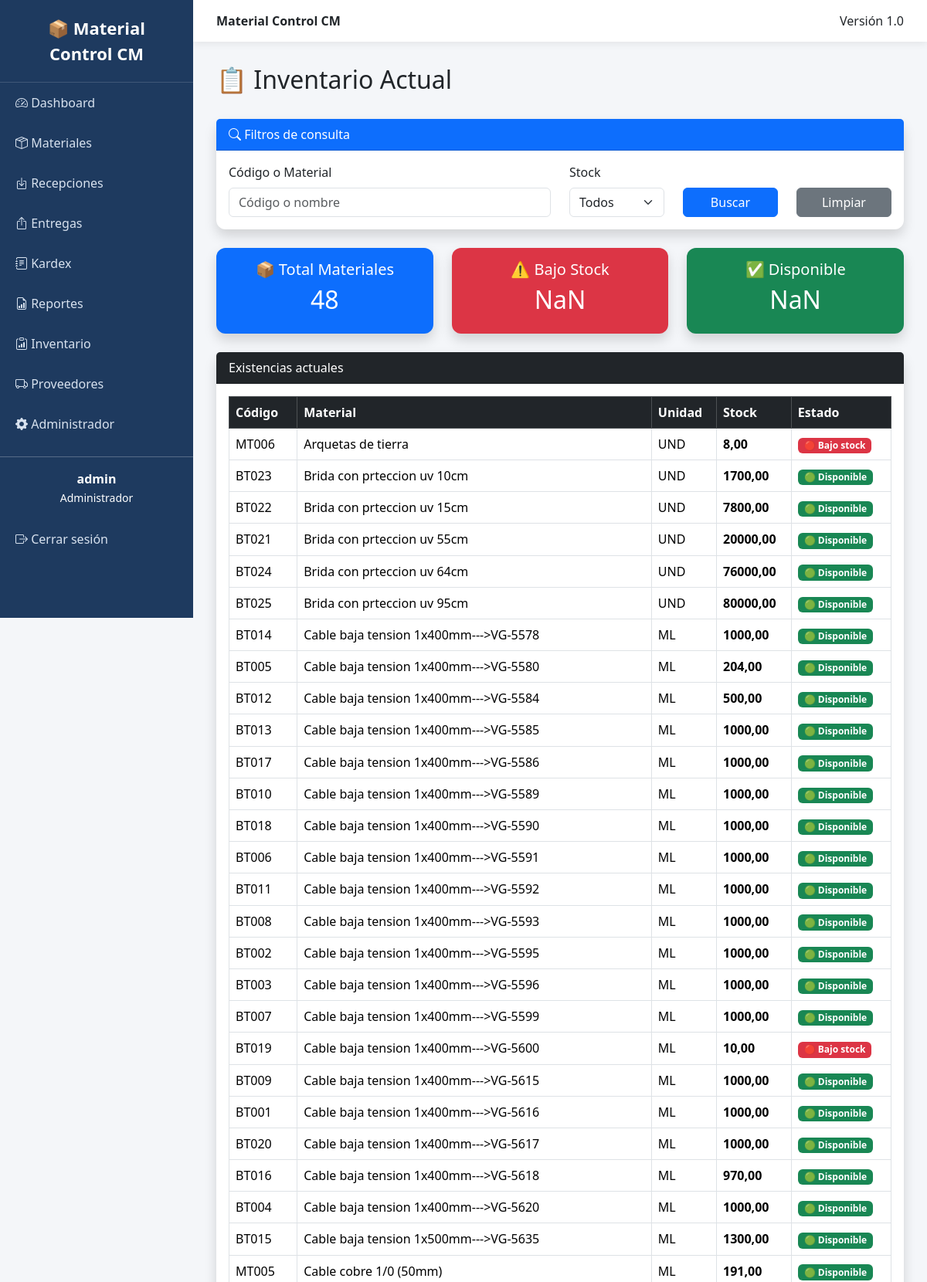
/recepciones/inventario/ (signed in, upper part), run on the app's committed database.
### materials/models.py (models this page shows, shortened)
class Material(models.Model):
    codigo = models.CharField(max_length=30, unique=True)
    nombre = models.CharField(max_length=200)
    unidad = models.CharField(max_length=20)
    stock = models.DecimalField(max_digits=12, decimal_places=2, default=0)
    activo = models.BooleanField(default=True)

### inventory/views.py (the view)
@consulta_required
def inventory_list(request):
    buscar = request.GET.get("buscar", "")
    estado = request.GET.get("estado", "")
    materiales = Material.objects.filter(activo=True)
    if buscar:
        materiales = materiales.filter(
            Q(codigo__icontains=buscar) |
            Q(nombre__icontains=buscar)
        )
    if estado == "con":
        materiales = materiales.filter(
            stock__gt=0
        )
    elif estado == "sin":
        materiales = materiales.filter(
            stock__lte=0
        )
    materiales = materiales.order_by(
        "nombre"
    )
    return render(
        request,
        "inventory/inventory.html",
        {
            "materiales": materiales,
            "buscar": buscar,
            "estado": estado,
        }
    )

### templates/inventory/inventory.html (shortened to what this page needs)
{% extends "base.html" %}
{% block content %}
<div class="d-flex justify-content-between align-items-center mb-4">
    <h2>
        📋 Inventario Actual
    </h2>
</div>
<div class="card shadow mb-4">
    <div class="card-header bg-primary text-white">
        <i class="bi bi-search"></i>
        Filtros de consulta
    </div>
    <div class="card-body">
        <form method="get">
            <div class="row">
                <div class="col-md-6">
                    <label class="form-label">
                        Código o Material
                    </label>
                    <input
                        type="text"
                        name="buscar"
                        class="form-control"
                        value="{{ buscar }}"
                        placeholder="Código o nombre">
                </div>
                <div class="col-md-2">
                    <label class="form-label">
                        Stock
                    </label>
                    <select
                        class="form-select"
                        name="estado">
                        <option value=""
                            {% if estado == "" %}selected{% endif %}>
                            Todos
                        </option>
                    </select>
                </div>
                <div class="col-md-2 d-grid">
                    <label class="form-label">&nbsp;</label>
                    <button
                        class="btn btn-primary">
                        Buscar
                    </button>
                </div>
                <div class="col-md-2 d-grid">
                    <label class="form-label">&nbsp;</label>
                    <a href="{% url 'inventory_list' %}"
                       class="btn btn-secondary">
                        Limpiar
                    </a>
                </div>
            </div>
        </form>
    </div>
</div>
<div class="row mb-4">
    <div class="col-md-4">
        <div class="card shadow bg-primary text-white">
            <div class="card-body text-center">
                <h5>
                    📦 Total Materiales
                </h5>
                <h2>
                    {{ materiales|length }}
                </h2>
            </div>
        </div>
    </div>
    <div class="col-md-4">
        <div class="card shadow bg-danger text-white">
            <div class="card-body text-center">
                <h5>
                    ⚠️ Bajo Stock
                </h5>
                <h2 id="bajoStock">
                </h2>
            </div>
        </div>
    </div>
    <div class="col-md-4">
        <div class="card shadow bg-success text-white">
            <div class="card-body text-center">
                <h5>
                    ✅ Disponible
                </h5>
                <h2 id="disponibles">
                </h2>
            </div>
        </div>
    </div>
</div>
<div class="card shadow">
<div class="card-header bg-dark text-white">
    Existencias actuales
</div>
<div class="card-body">
<table class="table table-bordered table-hover">
<thead class="table-dark">
<tr>
<th>Código</th>
<th>Material</th>
<th>Unidad</th>
<th>Stock</th>
<th>Estado</th>
</tr>
</thead>
<tbody>
{% for material in materiales %}
<tr>
<td>
{{ material.codigo }}
</td>
<td>
{{ material.nombre }}
</td>
<td>
{{ material.unidad }}
</td>
<td>
<strong>
{{ material.stock }}
</strong>
</td>
<td>
{% if material.stock <= 10 %}
<span class="badge bg-danger">
🔴 Bajo stock
</span>
{% else %}
<span class="badge bg-success">
🟢 Disponible
</span>
{% endif %}
</td>
</tr>
{% endfor %}
</tbody>
</table>
</div>
</div>
{% endblock %}

### templates/base.html (shortened to what this page needs)
{% load static %}
<!DOCTYPE html>
<html lang="es">
<head>
    <link href="https://cdn.jsdelivr.net/npm/bootstrap@5.3.7/dist/css/bootstrap.min.css" rel="stylesheet">
    <link rel="stylesheet"
          href="https://cdn.jsdelivr.net/npm/bootstrap-icons@1.11.3/font/bootstrap-icons.min.css">
    <link href="https://cdn.jsdelivr.net/npm/select2@4.1.0-rc.0/dist/css/select2.min.css" rel="stylesheet">
</head>
<body>
    <div class="sidebar">
    <div class="logo">
        📦 Material Control CM
    </div>
    <a href="/">
        <i class="bi bi-speedometer2"></i>
        Dashboard
    </a>
    {% if user.groups.all.0.name == "Administrador" or user.groups.all.0.name == "Almacenista" or user.groups.all.0.name == "Gerencia" or user.groups.all.0.name == "Consulta" %}
    <a href="/materials/">
        <i class="bi bi-box-seam"></i>
        Materiales
    </a>
    {% endif %}
    {% if user.groups.all.0.name == "Administrador" or user.groups.all.0.name == "Almacenista" or user.groups.all.0.name == "Gerencia" or user.groups.all.0.name == "Consulta" %}
    <a href="/recepciones/">
        <i class="bi bi-box-arrow-in-down"></i>
        Recepciones
    </a>
    {% endif %}
    {% if user.groups.all.0.name == "Administrador" or user.groups.all.0.name == "Almacenista" or user.groups.all.0.name == "Gerencia" or user.groups.all.0.name == "Consulta" %}
    <a href="/entregas/">
        <i class="bi bi-box-arrow-up"></i>
        Entregas
    </a>
    {% endif %}
    <a href="{% url 'kardex_list' %}">
        <i class="bi bi-journal-text"></i>
        Kardex
    </a>
    {% if user.groups.all.0.name == "Administrador" or user.groups.all.0.name == "Gerencia" %}
    <a href="{% url 'report_home' %}">
        <i class="bi bi-file-earmark-bar-graph"></i>
        Reportes
    </a>
    {% endif %}
    {% if user.groups.all.0.name == "Administrador" or user.groups.all.0.name == "Almacenista" or user.groups.all.0.name == "Gerencia" or user.groups.all.0.name == "Consulta" %}
    <a href="{% url 'inventory_list' %}">
        <i class="bi bi-clipboard-data"></i>
        Inventario
    </a>
    {% endif %}
    <a href="{% url 'supplier_list' %}">
        <i class="bi bi-truck"></i>
        Proveedores
    </a>
    {% if user.is_superuser %}
    <a href="{% url 'admin:index' %}">
        <i class="bi bi-gear-fill"></i>
        Administrador
    </a>
    {% endif %}
    <hr class="text-white">
    <div class="text-center text-white mb-3">
        <strong>{{ user.username }}</strong><br>
        <small>{{ user.groups.all.0.name }}</small>
    </div>
    <form method="post" action="{% url 'logout' %}" style="margin:0;">
        <button type="submit" class="logout-btn">
            <i class="bi bi-box-arrow-right"></i>
            Cerrar sesión
        </button>
    </form>
</div>
<div class="content">
    <div class="topbar d-flex justify-content-between">
        <div>
            <strong>Material Control CM</strong>
        </div>
        <div>
            Versión 1.0
        </div>
    </div>
    <div class="page">
        {% block content %}
        {% endblock %}
    </div>
</div>
</body>
</html>

### templates/base.html (style rules this page uses)
body { overflow-x:hidden; background:#f4f6f9; }
.sidebar { width:250px; min-height:100vh; background:#1e3a5f; position:fixed; left:0; top:0; }
.sidebar .logo { padding:20px; color:white; font-size:22px; font-weight:bold; text-align:center; border-bottom:1px solid rgba(255,255,255,.15); }
.sidebar a { color:#d8e2ef; text-decoration:none; display:block; padding:14px 20px; transition:.2s; }
.logout-btn { width:100%; border:none; background:none; color:#d8e2ef; text-align:left; padding:14px 20px; cursor:pointer; transition:.2s; }
.content { margin-left:250px; min-height:100vh; }
.topbar { background:white; padding:15px 30px; box-shadow:0 2px 10px rgba(0,0,0,.08); }
.page { padding:30px; }
.card { border:none; border-radius:12px; }

### data on the page
Material: codigo "MT006", nombre "Arquetas de tierra", unidad "UND", stock "8,00", shows "🔴 Bajo stock"
Material: codigo "BT023", nombre "Brida con prteccion uv 10cm", unidad "UND", stock "1700,00", shows "🟢 Disponible"
Material: codigo "BT022", nombre "Brida con prteccion uv 15cm", unidad "UND", stock "7800,00", shows "🟢 Disponible"
Material: codigo "BT021", nombre "Brida con prteccion uv 55cm", unidad "UND", stock "20000,00", shows "🟢 Disponible"
Material: codigo "BT024", nombre "Brida con prteccion uv 64cm", unidad "UND", stock "76000,00", shows "🟢 Disponible"
Material: codigo "BT025", nombre "Brida con prteccion uv 95cm", unidad "UND", stock "80000,00", shows "🟢 Disponible"
Material: codigo "BT014", nombre "Cable baja tension 1x400mm--->VG-5578", unidad "ML", stock "1000,00", shows "🟢 Disponible"
Material: codigo "BT005", nombre "Cable baja tension 1x400mm--->VG-5580", unidad "ML", stock "204,00", shows "🟢 Disponible"
Material: codigo "BT012", nombre "Cable baja tension 1x400mm--->VG-5584", unidad "ML", stock "500,00", shows "🟢 Disponible"
Material: codigo "BT013", nombre "Cable baja tension 1x400mm--->VG-5585", unidad "ML", stock "1000,00", shows "🟢 Disponible"
Material: codigo "BT017", nombre "Cable baja tension 1x400mm--->VG-5586", unidad "ML", stock "1000,00", shows "🟢 Disponible"
Material: codigo "BT010", nombre "Cable baja tension 1x400mm--->VG-5589", unidad "ML", stock "1000,00", shows "🟢 Disponible"
Material: codigo "BT018", nombre "Cable baja tension 1x400mm--->VG-5590", unidad "ML", stock "1000,00", shows "🟢 Disponible"
Material: codigo "BT006", nombre "Cable baja tension 1x400mm--->VG-5591", unidad "ML", stock "1000,00", shows "🟢 Disponible"
Material: codigo "BT011", nombre "Cable baja tension 1x400mm--->VG-5592", unidad "ML", stock "1000,00", shows "🟢 Disponible"
Material: codigo "BT008", nombre "Cable baja tension 1x400mm--->VG-5593", unidad "ML", stock "1000,00", shows "🟢 Disponible"
Material: codigo "BT002", nombre "Cable baja tension 1x400mm--->VG-5595", unidad "ML", stock "1000,00", shows "🟢 Disponible"
Material: codigo "BT003", nombre "Cable baja tension 1x400mm--->VG-5596", unidad "ML", stock "1000,00", shows "🟢 Disponible"
Material: codigo "BT007", nombre "Cable baja tension 1x400mm--->VG-5599", unidad "ML", stock "1000,00", shows "🟢 Disponible"
Material: codigo "BT019", nombre "Cable baja tension 1x400mm--->VG-5600", unidad "ML", stock "10,00", shows "🔴 Bajo stock"
Material: codigo "BT009", nombre "Cable baja tension 1x400mm--->VG-5615", unidad "ML", stock "1000,00", shows "🟢 Disponible"
Material: codigo "BT001", nombre "Cable baja tension 1x400mm--->VG-5616", unidad "ML", stock "1000,00", shows "🟢 Disponible"
Material: codigo "BT020", nombre "Cable baja tension 1x400mm--->VG-5617", unidad "ML", stock "1000,00", shows "🟢 Disponible"
Material: codigo "BT016", nombre "Cable baja tension 1x400mm--->VG-5618", unidad "ML", stock "970,00", shows "🟢 Disponible"
Material: codigo "BT004", nombre "Cable baja tension 1x400mm--->VG-5620", unidad "ML", stock "1000,00", shows "🟢 Disponible"
Material: codigo "BT015", nombre "Cable baja tension 1x500mm--->VG-5635", unidad "ML", stock "1300,00", shows "🟢 Disponible"
Material: codigo "MT005", nombre "Cable cobre 1/0 (50mm)", unidad "ML", stock "191,00", shows "🟢 Disponible"

### other printed values
{{ user.username }} "admin"
{{ user.groups.all.0.name }} "Administrador"
{{ materiales|length }} "48"
